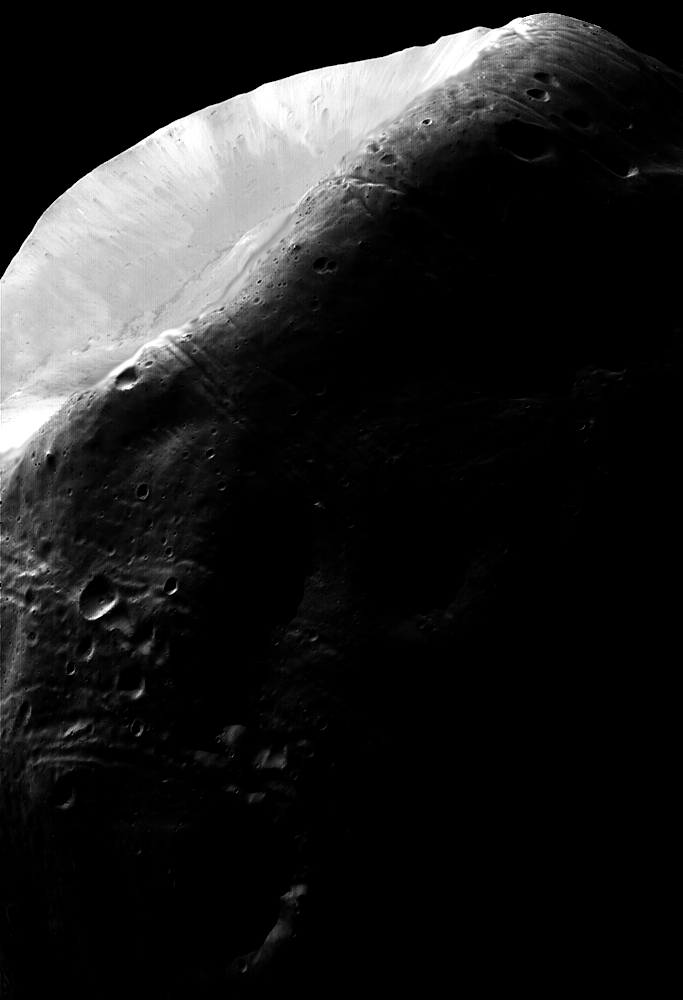
%> input picture Histogram Equalization/moon.tif, 683 x 1000 px
$ octave issue_moon.m   (GNU Octave 9; MATLAB toolbox functions it lacks are replaced by stand-ins)
%> lines starting %> are read from the running program, lines starting %| are printed output that depends on the picture
clc
clear

%导入月球灰度图
img_moon = imread("moon.tif");
%> img_moon is the input picture: size 1000x683 uint8; min 0, max 255, mean 31.7

%展示原图
figure;
imshow(img_moon)
title("导入原图")

%直方图处理
hist_moon = imhist(img_moon);
%> hist_moon = 256 values, max 421847 at index 1, min 11 at index 91, mean 2668
hist_v = hist_moon(1:5:256);
%> hist_v = 52 values, max 421847 at index 1, min 11 at index 19, mean 9001.4
horz = 1:5:256;

%利用imhist画出直方图
figure;
subplot(2,2,1)
imhist(img_moon)
axis([0,255,0,450000])
set(gca,'xtick',0:10:255)
set(gca,'ytick',0:50000:450000)
xlabel("灰度级")
ylabel("相应灰度级出现次数")
title("利用imhist绘制的灰度直方图")

%利用bar画出直方图
subplot(2,2,2);
bar(horz,hist_v);
axis([0,255,0,450000])
set(gca,'xtick',0:20:255)
set(gca,'ytick',0:50000:450000)
xlabel("灰度级")
ylabel("相应灰度级出现次数")
title("利用bar绘制的灰度直方图")

%利用stem画出直方图
subplot(2,2,3);
stem(horz,hist_v,'fill');
axis([0,255,0,450000])
set(gca,'xtick',0:20:255)
set(gca,'ytick',0:50000:450000)
xlabel("灰度级")
ylabel("相应灰度级出现次数")
title("利用stem绘制的灰度直方图")

%利用plot画出直方图
subplot(2,2,4);
plot(hist_moon);
axis([0,255,0,450000])
set(gca,'xtick',0:20:255)
set(gca,'ytick',0:50000:450000)
xlabel("灰度级")
ylabel("相应灰度级出现次数")
title("利用plot绘制的灰度直方图")
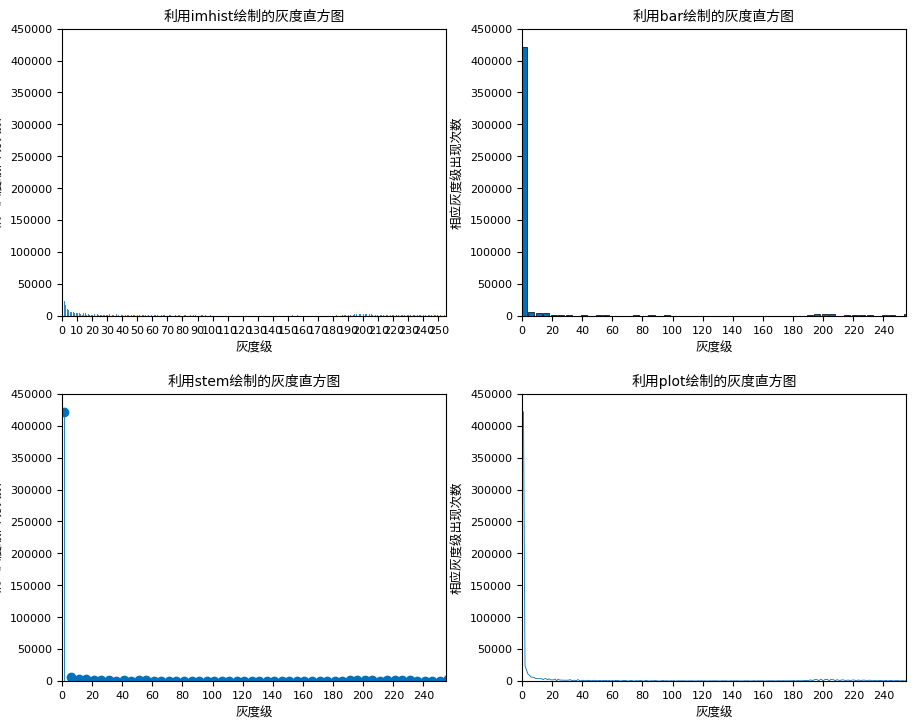
%> figure redrawn from the program's plot data, 4 panels; panel 1: highest point at x = 0, y = 421847; panel 2: tallest bar 421847 high, from x = -1 to 3; panel 3: highest point at x = 1, y = 421847
